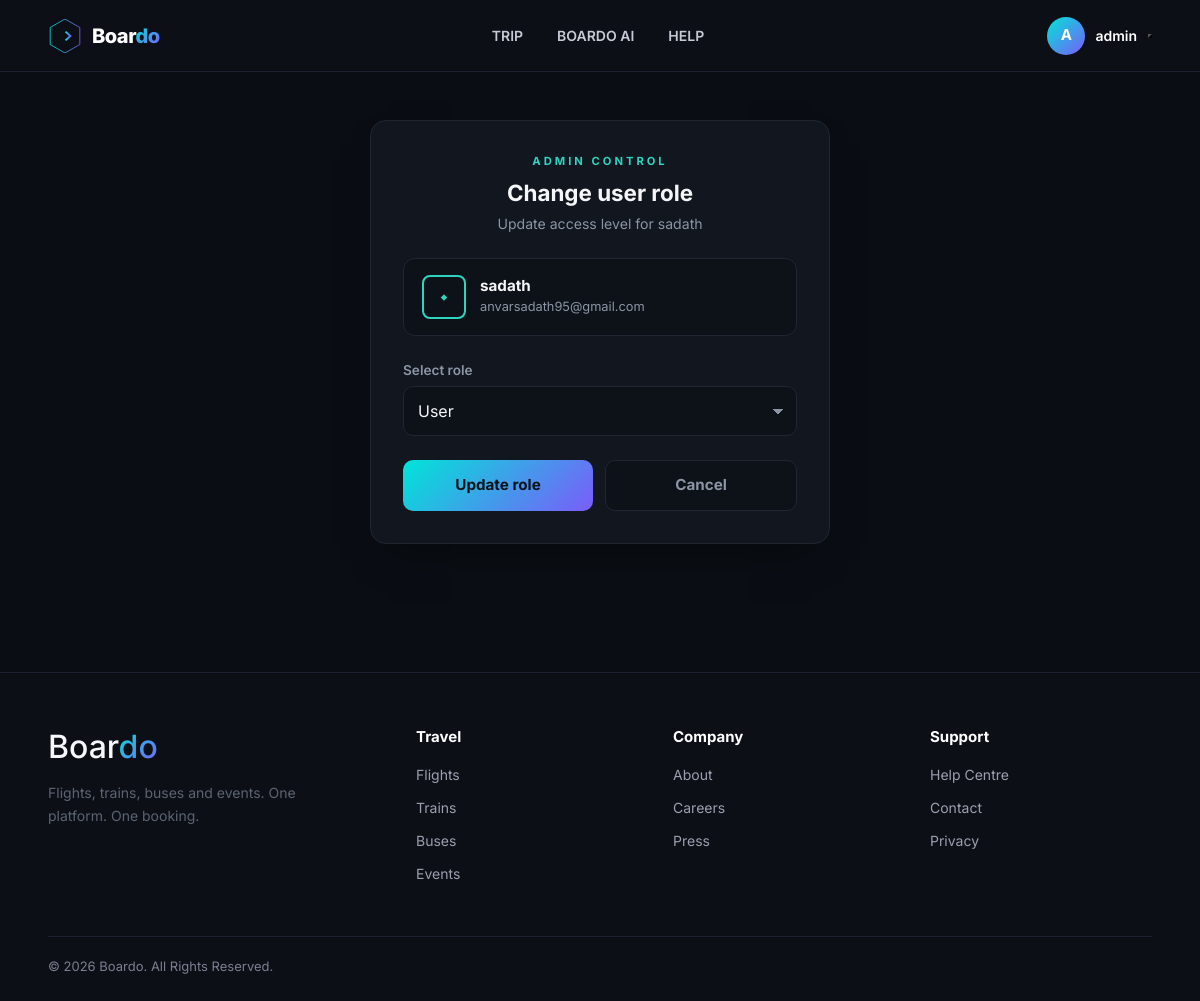
Page /dashboard/updaterole/1/ (signed in) on the committed database.
### accounts/models.py (models this page shows, shortened)
class Profile(models.Model):
    ROLE_CHOICES = [
        ("user", "User"),
        ("agency", "Agency"),
    ]
    user = models.OneToOneField(User,on_delete=models.CASCADE,related_name="profile",)
    role = models.CharField(max_length=20,choices=ROLE_CHOICES,default="user",)
    phone = models.CharField(max_length=15,blank=True,null=True,)
    image = models.ImageField(upload_to="profile/",blank=True,null=True,)
    created_at = models.DateTimeField(auto_now_add=True)
    updated_at = models.DateTimeField(auto_now=True)
    class Meta:
        ordering = ["user__username"]
        verbose_name = "Profile"
        verbose_name_plural = "Profiles"

### dashboard/views.py (the view)
# urls.py: path("updaterole/<int:id>/",update_role,name="update_role"),
@login_required
@user_passes_test(admin_check)
def update_role(request, id):
    profile = get_object_or_404(Profile,id=id)
    if request.method == "POST":
        form = RoleUpdateForm(request.POST,instance=profile)
        if form.is_valid():
            form.save()
            return redirect("admindashboard")
    else:
        form = RoleUpdateForm(instance=profile)
    return render(request,"update_role.html",
        {
            "form": form,
            "profile": profile
        }
    )

### accounts/forms.py
class RoleUpdateForm(forms.ModelForm):
    class Meta:
        model = Profile
        fields = ["role"]
        widgets = {
            "role": forms.Select(
                attrs={
                    "class":"form-control"
                }
            )
        }

### dashboard/views.py (called while the page is built)
def admin_check(user):
    return user.is_superuser

### templates/update_role.html (shortened to what this page needs)
{% extends 'base.html' %}
{% load static %}
{% block content %}
<link rel="stylesheet" href="{% static 'css/update_role.css' %}">
<section class="role-page">
    <div class="role-card">
        <p class="eyebrow">Admin control</p>
        <h1>Change user role</h1>
        <p class="subtitle">Update access level for {{ profile.user.username }}</p>
        <div class="user-info">
            <div class="avatar" aria-hidden="true">&#11049;</div>
            <div>
                <h3>{{ profile.user.username }}</h3>
                <p>{{ profile.user.email }}</p>
            </div>
        </div>
        <form method="POST">
            <div class="form-group">
                <label for="{{ form.role.id_for_label }}">Select role</label>
                {{ form.role }}
            </div>
            <div class="actions">
                <button type="submit" class="btn btn-primary">Update role</button>
                <a href="{% url 'admin_dashboard' %}" class="btn btn-secondary">Cancel</a>
            </div>
        </form>
    </div>
</section>
{% endblock %}

### templates/base.html (shortened to what this page needs)
{% load static %}
<!DOCTYPE html>
<html lang="en">
<head>
    <link href="https://cdn.jsdelivr.net/npm/bootstrap@5.3.3/dist/css/bootstrap.min.css" rel="stylesheet">
    <link rel="stylesheet" href="{% static 'css/base.css' %}">
</head>
<body>
    <header class="navbar">
        <a href="{% url 'home' %}" class="logo">
            <span class="logo-text">Boar<span class="logo-o">do</span></span>
        </a>
        <nav class="nav-links" id="navLinks">
            <a href="{% url 'search_trip' %}?category=flight">TRIP</a>
            <a href="{% url 'chatai' %}?category=event">BOARDO AI</a>
            <a href="{% url 'help' %}">HELP</a>
        </nav>
        <div class="nav-actions">
            {% if request.user.is_authenticated %}
                <a href="{% url 'profile' %}" class="profile-link">
                    {% if request.user.profile.image %}
                        <img src="{{ request.user.profile.image.url }}" class="profile-image" alt="{{ request.user.username }}'s profile picture">
                    {% else %}
                        <div class="profile-avatar">{{ request.user.username|first|upper }}</div>
                    {% endif %}
                    <span class="profile-username">{{ request.user.username }}</span>
                </a>
            {% else %}
                <button class="btn btn-outline" onclick="openLoginModal('')">Login</button>
                <a href="{% url 'regpage' %}" class="btn btn-primary">Sign Up</a>
            {% endif %}
        </div>
        <button
            class="nav-toggle"
            id="navToggle"
            aria-label="Toggle navigation menu"
            aria-expanded="false"
            aria-controls="navLinks"
            onclick="toggleNav()">
        </button>
    </header>
    <main>
        {% block content %}{% endblock %}
    </main>
    <footer class="footer">
        <div class="footer-top">
            <div class="footer-brand">
                <h2>Boar<span class="logo-o">do</span></h2>
                <p>Flights, trains, buses and events. One platform. One booking.</p>
            </div>
            <div class="footer-col">
                <h5>Travel</h5>
                <a href="#">Flights</a>
                <a href="#">Trains</a>
                <a href="#">Buses</a>
                <a href="#">Events</a>
            </div>
            <div class="footer-col">
                <h5>Company</h5>
                <a href="#">About</a>
                <a href="#">Careers</a>
                <a href="#">Press</a>
            </div>
            <div class="footer-col">
                <h5>Support</h5>
                <a href="#">Help Centre</a>
                <a href="#">Contact</a>
                <a href="#">Privacy</a>
            </div>
        </div>
        <div class="footer-bottom">
            © 2026 Boardo. All Rights Reserved.
        </div>
    </footer>
</body>
</html>

### static/css/base.css (style rules this page uses)
* { margin: 0; padding: 0; box-sizing: border-box; }
:root { --bg: #0D0F17; --card: #141926; --card-soft: #10141F; --border: #262C3D; --primary: #00E5D8; --secondary: #7B5CFA; --text: #F5F7FA; --text-light: #C7CAD6; --text-muted: #8B93A7; --danger: #EF5B6E; }
html, body { min-height: 100%; }
body { min-height: 100vh; background: var(--bg) !important; color: var(--text) !important; font-family: "Inter", "Segoe UI", Arial, sans-serif; }
h1, h2, h3, h4, h5, h6, p, span, label, strong { color: inherit; }
.navbar { position: sticky; top: 0; z-index: 1000; width: 100%; height: 72px; display: flex; align-items: center; justify-content: space-between; padding: 0 48px; background: #0D0F17 !important; border-bottom: 1px solid #1E2230; color: white; }
.logo { display: flex; align-items: center; gap: 10px; min-width: 180px; color: white !important; text-decoration: none !important; }
.logo svg { flex-shrink: 0; }
.logo-text { color: white !important; font-size: 20px; font-weight: 800; letter-spacing: -0.5px; }
.logo-o { background: linear-gradient( 135deg, var(--primary), var(--secondary) ); -webkit-background-clip: text; background-clip: text; color: transparent !important; }
.nav-links { flex: 1; display: flex; align-items: center; justify-content: center; gap: 34px; }
.nav-links a { position: relative; padding: 8px 0; color: var(--text-light) !important; text-decoration: none !important; font-size: 14px; font-weight: 600; transition: 0.25s ease; }
.nav-links a::after { content: ""; position: absolute; left: 50%; bottom: -5px; width: 0; height: 2px; transform: translateX(-50%); background: linear-gradient( 90deg, var(--primary), var(--secondary) ); transition: 0.25s ease; }
.nav-actions { min-width: 180px; display: flex; align-items: center; justify-content: flex-end; gap: 12px; }
.btn { display: inline-flex; align-items: center; justify-content: center; padding: 10px 20px; border-radius: 11px; font-size: 14px; font-weight: 700; text-decoration: none; transition: 0.25s ease; }
.btn-primary { border: none !important; background: linear-gradient( 135deg, var(--primary), var(--secondary) ) !important; color: #06121A !important; }
.profile-link { display: flex; align-items: center; gap: 10px; padding: 5px 10px; border: 1px solid transparent; border-radius: 30px; color: white !important; text-decoration: none !important; transition: 0.25s ease; }
.profile-avatar { width: 38px; height: 38px; display: flex; align-items: center; justify-content: center; border-radius: 50%; background: linear-gradient( 135deg, var(--primary), var(--secondary) ); color: white !important; font-size: 15px; font-weight: 700; }
.profile-username { color: white !important; font-size: 14px; font-weight: 600; }
main, .content, .page-content { background: var(--bg); color: var(--text); }
.footer { margin-top: 80px; padding: 55px 48px 25px; background: #0D0F17 !important; border-top: 1px solid #1E2230; color: var(--text); }
.footer-top { display: grid; grid-template-columns: 1.5fr 1fr 1fr 1fr; gap: 35px; }
.footer-brand p { max-width: 280px; margin-top: 16px; color: var(--text-muted) !important; line-height: 1.6; font-size: 14px; }
.footer-col h5 { margin-bottom: 18px; color: white !important; font-size: 15px; font-weight: 700; }
.footer-col a { display: block; margin-bottom: 12px; color: #9BA0B0 !important; text-decoration: none; font-size: 14px; transition: 0.2s ease; }
.footer-bottom { display: flex; align-items: center; justify-content: space-between; margin-top: 40px; padding-top: 20px; border-top: 1px solid #1E2230; color: #7A7F91 !important; font-size: 13px; }

### rows in the picture
Profile: user.username "sadath", user.email "anvarsadath95@gmail.com", role "User"

### other values in the picture
{{ request.user.username|first|upper }} "A"
{{ request.user.username }} "admin"
